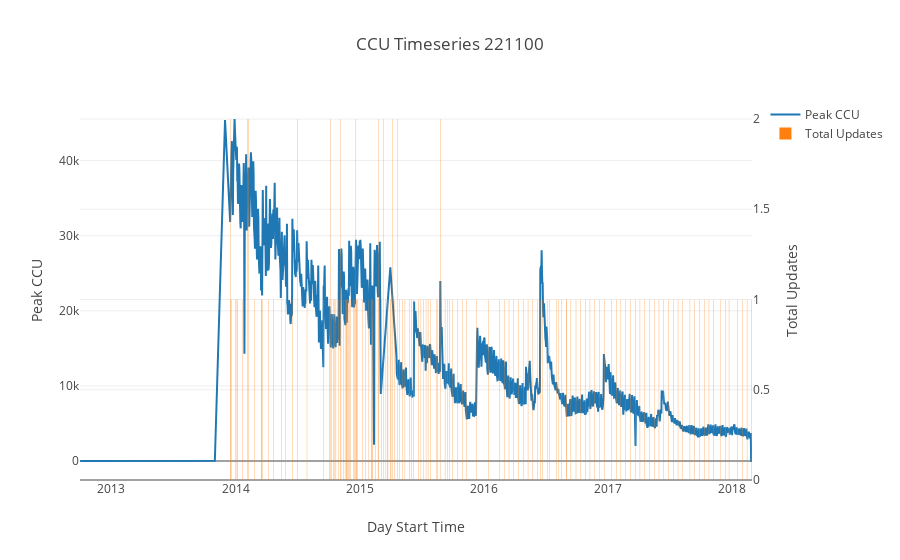

Notebook code cell kept with this figure:
### Markdown cell above
## C2

### Aim

Games receive a 'spike' in CCU after an update.

### Purpose

To see if there is a link between updates and CCU following, and perhaps spur further investigation.

### Investigation

First we start granular to find positive cases. There are several approaches to verifying this.

- Graph CCU.
- Investigate effect of seasonality.
- For every update, look at the change around itself.
- For every change point, look at the the proximity of updates.

Product '221100', or 'Day Z' represents the most data in the set. It is appropriate for use here because:

- It is the kind of game, genre-wise, that fosters updates as an incentive for use. An MMO, and ergo living game, with an slowly growing array of tangible content and features.
- The wealth of data means there are lots of examples to choose from.
- There is a [community curated list](https://dayz.gamepedia.com/Changelog) of updates that were meaningful. While this is not complete, it is enough to piece together a full list of actual game content changes.
- The game has not participated in any large promotions, which will reduce the influence of external factors.

### Code cell
def create_timeseries_figure(timeseries_data, product_id, ccu_override=None, minima_x=[], minima_y=[]):
    x = [time.strftime("%Y-%m-%d %H:%M:%S", time.gmtime(item['day_start_time'])) for item in timeseries_data]
    y1 = []
    if ccu_override is None:
        y1 = [item['peak_ccu'] for item in timeseries_data]
    else: 
        y1 = ccu_override
    y2 = [item['total_updates'] for item in timeseries_data]
    
    data = [
        go.Scatter(
            x=x,
            y=y1,
            mode='line',
            name="Peak CCU"
        ),
        go.Bar(
            x=x,
            y=y2,
            name="Total Updates",
            xaxis='x',
            yaxis='y2' 
        )
    ]
    
    if(len(minima_x) > 0):
        data.append(
            go.Scatter(
                x=minima_x,
                y=minima_y,
                mode='markers',
                name='Local Minima',
                xaxis='x',
                yaxis='y'
            )
        )

    layout = go.Layout(
        title='CCU Timeseries ' + product_id,
        xaxis=dict(
            title="Day Start Time",
            autorange=True,
        ),
        yaxis=dict(
            title="Peak CCU"
        ),
        yaxis2=dict(
            title="Total Updates",
            overlaying='y',
            side='right',
            anchor='x'
        ),
        showlegend=True
    )

    fig = go.Figure(data=data, layout=layout)
    
    return fig

timeseries_221100 = json.load(open('./dumps/timeseries/221100-timeseries.json'))
iplot(create_timeseries_figure(timeseries_221100, "221100"))

### Figure 1 — Plotly figure (JSON) as saved in the notebook; plotly's stock layout.template omitted (floating-point values rounded to 4 significant figures; data arrays with more than 128 entries replaced by an {"elided": "..."} marker saying what was removed)
{"data": [{"mode": "line", "name": "Peak CCU", "type": "scatter", "x": {"elided": "1976 str values"}, "y": {"elided": "1976 int values"}}, {"name": "Total Updates", "type": "bar", "x": {"elided": "1976 str values"}, "xaxis": "x", "y": {"elided": "1976 int values"}, "yaxis": "y2"}], "layout": {"showlegend": true, "title": "CCU Timeseries 221100", "xaxis": {"autorange": true, "title": "Day Start Time"}, "yaxis": {"title": "Peak CCU"}, "yaxis2": {"anchor": "x", "overlaying": "y", "side": "right", "title": "Total Updates"}}}
